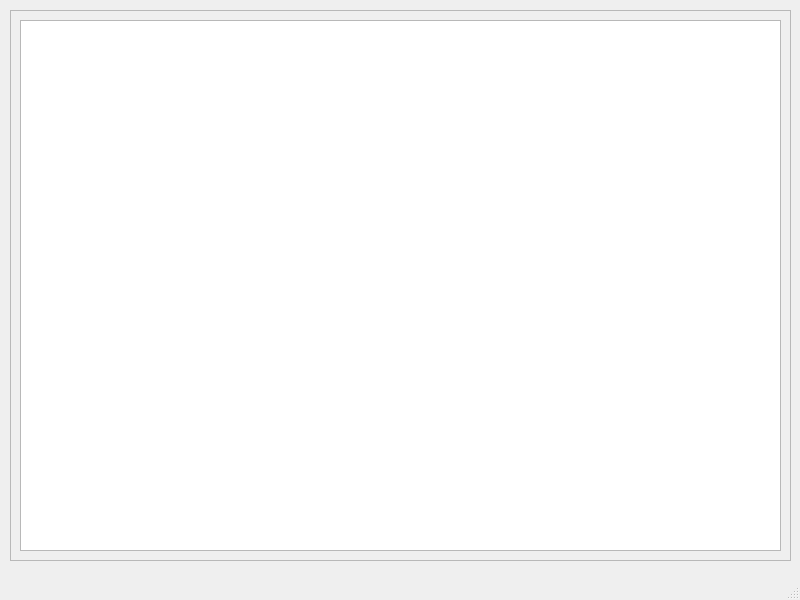
<?xml version="1.0" encoding="UTF-8"?>
<ui version="4.0">
 <class>MainWindow</class>
 <widget class="QMainWindow" name="MainWindow">
  <property name="geometry">
   <rect>
    <x>0</x>
    <y>0</y>
    <width>800</width>
    <height>600</height>
   </rect>
  </property>
  <property name="windowTitle">
   <string>MainWindow</string>
  </property>
  <widget class="QWidget" name="centralwidget">
   <widget class="QFrame" name="appContainer">
    <property name="geometry">
     <rect>
      <x>10</x>
      <y>10</y>
      <width>781</width>
      <height>551</height>
     </rect>
    </property>
    <property name="frameShape">
     <enum>QFrame::StyledPanel</enum>
    </property>
    <property name="frameShadow">
     <enum>QFrame::Raised</enum>
    </property>
    <layout class="QHBoxLayout" name="horizontalLayout">
     <item>
      <widget class="QTableView" name="tableView"/>
     </item>
    </layout>
   </widget>
  </widget>
  <widget class="QMenuBar" name="menubar">
   <property name="geometry">
    <rect>
     <x>0</x>
     <y>0</y>
     <width>800</width>
     <height>26</height>
    </rect>
   </property>
  </widget>
  <widget class="QStatusBar" name="statusbar"/>
 </widget>
 <resources/>
 <connections/>
</ui>
